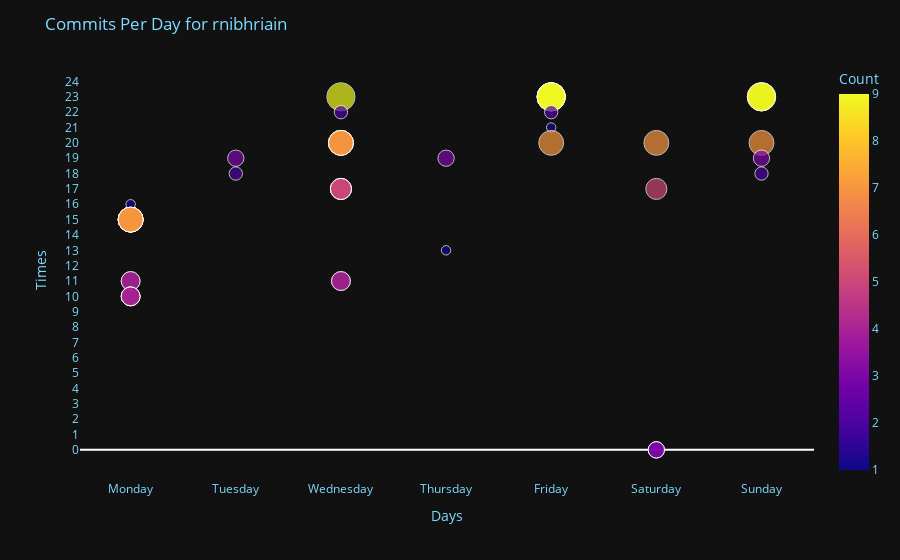

Here is the notebook cell this chart was saved with:
### Markdown cell above
### Productive Hours Graph Setup

### Code cell
fig3 = px.scatter(df2, x="Days", y="Times", color='Count', size='Count')

fig3.update_xaxes(showgrid=False, categoryorder='array', categoryarray= ['Monday', 'Tuesday', 'Wednesday', 'Thursday', 'Friday', 'Saturday', 'Sunday'])

fig3.update_yaxes(showgrid=False, tickvals=[0, 1, 2, 3, 4, 5, 6, 7, 8, 9, 10, 11, 12, 13, 14, 15, 16, 17, 18, 19, 20, 21, 22, 23, 24])

fig3.update_layout(
    plot_bgcolor=colors['background'],
    paper_bgcolor=colors['background'],
    font_color=colors['text'],
    title = f'Commits Per Day for {user}'
)

### Figure 1 — Plotly figure (JSON) as saved in the notebook; plotly's stock layout.template omitted (floating-point values rounded to 4 significant figures)
{"data": [{"hovertemplate": "Days=%{x}<br>Times=%{y}<br>Count=%{marker.color}<extra></extra>", "legendgroup": "", "marker": {"color": [7, 3, 1, 2, 3, 3, 3, 3, 9, 9, 9, 9, 9, 2, 1, 7, 4, 4, 7, 7, 7, 7, 9, 2, 7, 7, 7, 7, 5, 5, 5, 5, 3, 2, 1, 7, 7, 7, 4, 4, 4, 4, 4, 4, 9, 9, 9, 7, 5], "coloraxis": "coloraxis", "size": [7, 3, 1, 2, 3, 3, 3, 3, 9, 9, 9, 9, 9, 2, 1, 7, 4, 4, 7, 7, 7, 7, 9, 2, 7, 7, 7, 7, 5, 5, 5, 5, 3, 2, 1, 7, 7, 7, 4, 4, 4, 4, 4, 4, 9, 9, 9, 7, 5], "sizemode": "area", "sizeref": 0.0225, "symbol": "circle"}, "mode": "markers", "name": "", "orientation": "v", "showlegend": false, "type": "scatter", "x": ["Sunday", "Sunday", "Thursday", "Sunday", "Thursday", "Saturday", "Saturday", "Saturday", "Friday", "Friday", "Friday", "Friday", "Friday", "Friday", "Friday", "Friday", "Wednesday", "Wednesday", "Monday", "Monday", "Monday", "Monday", "Wednesday", "Wednesday", "Wednesday", "Wednesday", "Wednesday", "Wednesday", "Wednesday", "Wednesday", "Wednesday", "Wednesday", "Tuesday", "Tuesday", "Monday", "Monday", "Monday", "Monday", "Monday", "Monday", "Monday", "Monday", "Monday", "Monday", "Sunday", "Sunday", "Sunday", "Saturday", "Saturday"], "xaxis": "x", "y": [20, 19, 13, 18, 19, 0, 0, 0, 23, 23, 23, 23, 23, 22, 21, 20, 11, 11, 15, 15, 15, 15, 23, 22, 20, 20, 20, 20, 17, 17, 17, 17, 19, 18, 16, 15, 15, 15, 11, 11, 10, 10, 10, 10, 23, 23, 23, 20, 17], "yaxis": "y"}], "layout": {"coloraxis": {"colorbar": {"title": {"text": "Count"}}, "colorscale": [[0, "#0d0887"], [0.1111, "#46039f"], [0.2222, "#7201a8"], [0.3333, "#9c179e"], [0.4444, "#bd3786"], [0.5556, "#d8576b"], [0.6667, "#ed7953"], [0.7778, "#fb9f3a"], [0.8889, "#fdca26"], [1, "#f0f921"]]}, "font": {"color": "#7FDBFF"}, "legend": {"itemsizing": "constant", "tracegroupgap": 0}, "margin": {"t": 60}, "paper_bgcolor": "#111111", "plot_bgcolor": "#111111", "title": {"text": "Commits Per Day for rnibhriain"}, "xaxis": {"anchor": "y", "categoryarray": ["Monday", "Tuesday", "Wednesday", "Thursday", "Friday", "Saturday", "Sunday"], "categoryorder": "array", "domain": [0, 1], "showgrid": false, "title": {"text": "Days"}}, "yaxis": {"anchor": "x", "domain": [0, 1], "showgrid": false, "tickvals": [0, 1, 2, 3, 4, 5, 6, 7, 8, 9, 10, 11, 12, 13, 14, 15, 16, 17, 18, 19, 20, 21, 22, 23, 24], "title": {"text": "Times"}}}}
